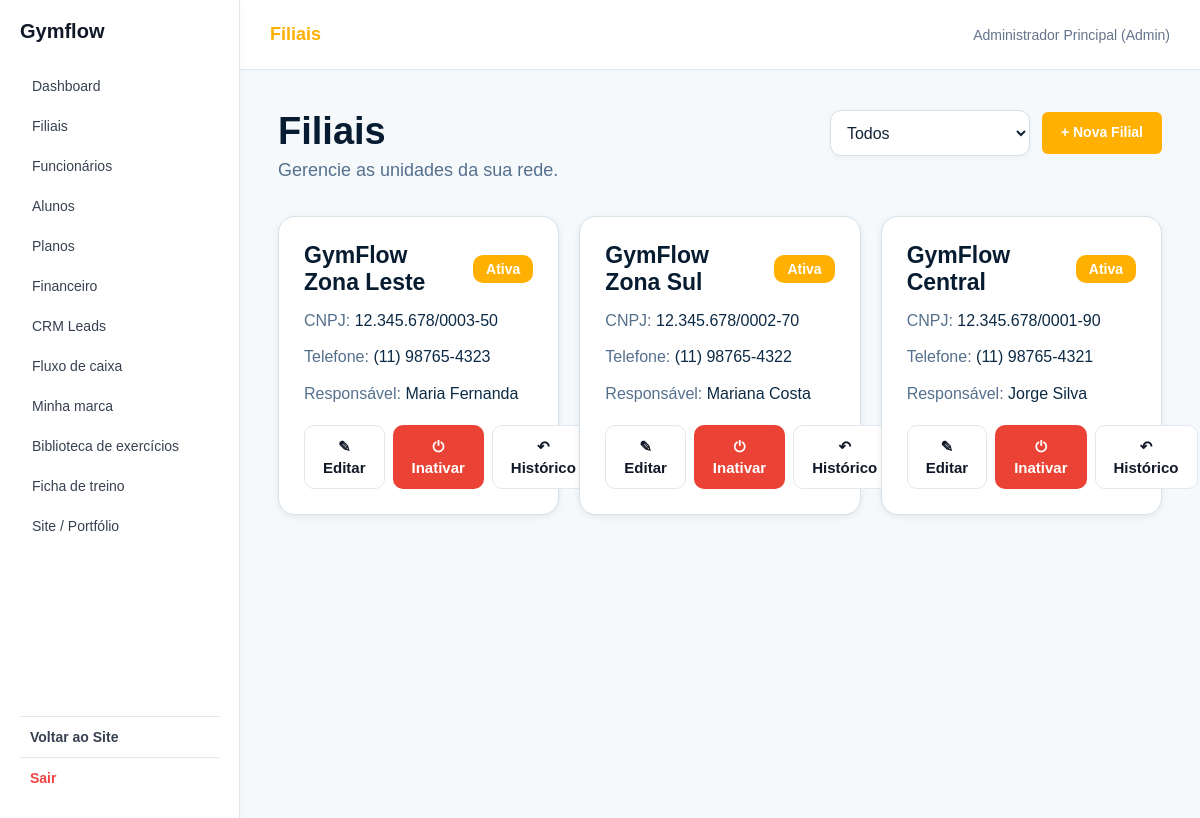
Before: /app/controllers/FilialController.php?acao=listar (signed in) with the older database file.
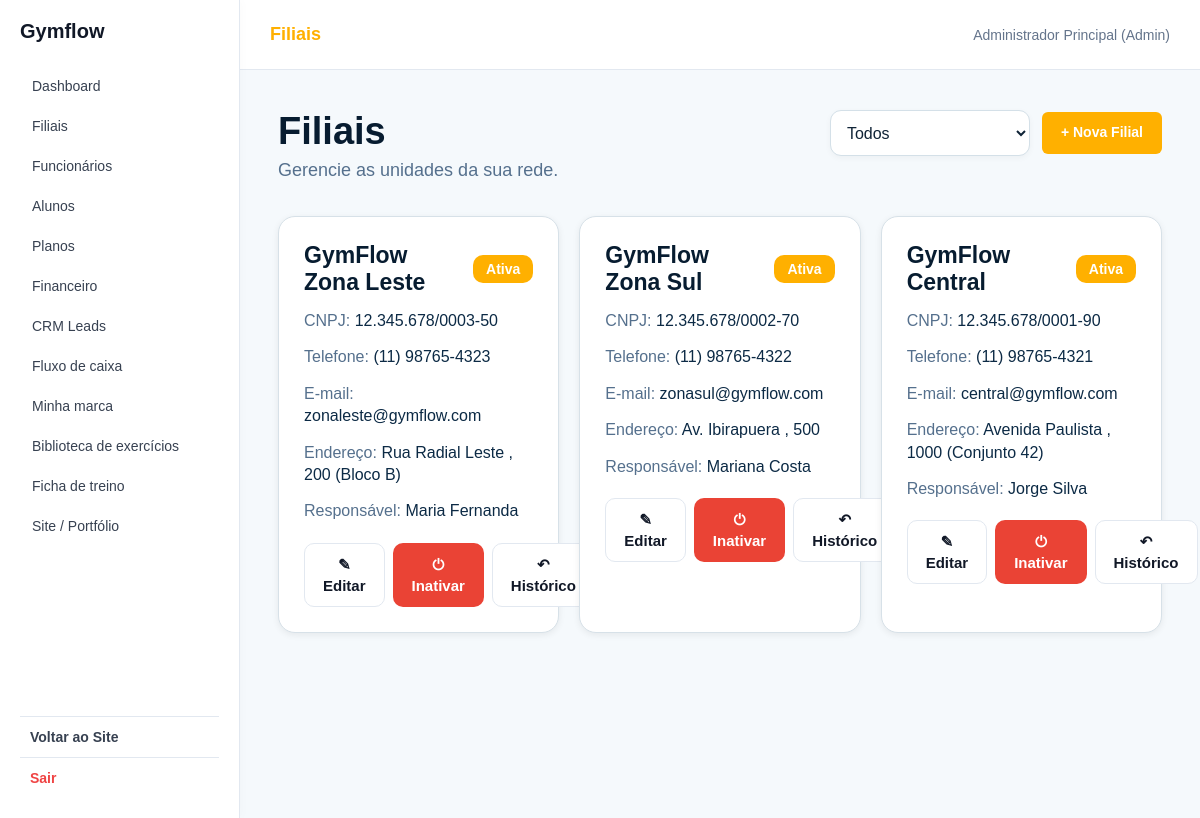
After: the same page with the newer database file.
### tables this page shows
CREATE TABLE filiais (
    id INT AUTO_INCREMENT PRIMARY KEY,
    company_id INT NOT NULL,
    nome VARCHAR(100) NOT NULL,
    cnpj VARCHAR(18) NOT NULL,
    telefone VARCHAR(15) NOT NULL,
    endereco TEXT NULL,
    numero VARCHAR(20) NULL,
    complemento VARCHAR(100) NULL,
    email VARCHAR(100) NULL,
    responsavel VARCHAR(100) NOT NULL,
    ativo BOOLEAN NOT NULL DEFAULT TRUE,
    latitude DECIMAL(10,8) DEFAULT NULL,
    longitude DECIMAL(11,8) DEFAULT NULL,
    CONSTRAINT uq_filiais_cnpj UNIQUE (company_id, cnpj),
    FOREIGN KEY (company_id) REFERENCES companies(id) ON DELETE CASCADE
);

### app/models/Filial.php (called while the page is built, shortened)
<?php
require_once __DIR__ . '/Database.php';
$operacao = $operacao ?? '';
$company_id = $_SESSION['company_id'] ?? 0;
if ($operacao === 'listar') {
    $statusFiltro = $statusFiltro ?? '';
    $sql = "SELECT * FROM filiais WHERE company_id = ?";
    $params = [$company_id];
    $sql .= " ORDER BY id DESC";
    $stmt = $pdo->prepare($sql);
    $stmt->execute($params);
    $filiais = $stmt->fetchAll();
}
 elseif ($operacao === 'buscar') {
    $id = (int) ($id ?? 0);
    $stmt = $pdo->prepare("SELECT * FROM filiais WHERE id = :id AND company_id = :company_id");
    $stmt->execute([':id' => $id, ':company_id' => $company_id]);
    $filial = $stmt->fetch() ?: null;
}

### app/views/filiais/index.php (the view, shortened to what this page needs)
<?php
$tituloPagina = "Filiais";
include __DIR__ . '/../shared/header.php';
include __DIR__ . '/../shared/sidebar.php';
?>
<link rel="stylesheet" href="<?= BASE_URL ?>/assets/css/jorge-financeiro.css">
<main class="filiais-page">
    <div class="filiais-topo">
        <div class="filiais-titulo">
            <h1>Filiais</h1>
            <p>Gerencie as unidades da sua rede.</p>
        </div>
        <div class="filiais-acoes" style="display: flex; gap: 12px; align-items: center;">
            <form
                method="GET"
                action="<?= BASE_URL ?>/app/controllers/FilialController.php">
                <select name="status" class="fin-select" onchange="this.form.submit()" style="padding: 8px 12px;">
                    <option value="" <?= $statusFiltro === '' ? 'selected' : '' ?>>
                        Todos
                    </option>
                </select>
            </form>
            <a
                class="fin-btn fin-btn-primary"
                href="<?= BASE_URL ?>/app/controllers/FilialController.php?acao=cadastrar">
                + Nova Filial
            </a>
        </div>
    </div>
    <div class="cards-container">
        <?php if (empty($filiais)): ?>
            <p class="filiais-vazio">
                Nenhuma filial encontrada no banco de dados.
            </p>
        <?php else: ?>
            <?php foreach ($filiais as $filial): ?>
                <div class="card-filial">
                    <div class="card-header">
                        <h2>
                            <?= htmlspecialchars($filial['nome']) ?>
                        </h2>
                        <span class="badge <?= $filial['ativo'] ? 'ativa' : 'inativa' ?>">
                            <?= $filial['ativo'] ? 'Ativa' : 'Inativa' ?>
                        </span>
                    </div>
                    <div class="card-body">
                        <p>
                            <span>CNPJ:</span>
                            <?= htmlspecialchars($filial['cnpj']) ?>
                        </p>
                        <p>
                            <span>Telefone:</span>
                            <?= htmlspecialchars($filial['telefone']) ?>
                        </p>
                        <?php if (!empty($filial['email'])): ?>
                            <p>
                                <span>E-mail:</span>
                                <?= htmlspecialchars($filial['email']) ?>
                            </p>
                        <?php endif; ?>
                        <?php if (!empty($filial['endereco'])): ?>
                            <p>
                                <span>Endereço:</span>
                                <?= htmlspecialchars($filial['endereco']) ?>
                                <?php if (!empty($filial['numero'])): ?>
                                    , <?= htmlspecialchars($filial['numero']) ?>
                                <?php endif; ?>
                                <?php if (!empty($filial['complemento'])): ?>
                                    (<?= htmlspecialchars($filial['complemento']) ?>)
                                <?php endif; ?>
                            </p>
                        <?php endif; ?>
                        <p>
                            <span>Responsável:</span>
                            <?= htmlspecialchars($filial['responsavel']) ?>
                        </p>
                    </div>
                    <div class="card-footer" style="display: flex; gap: 8px;">
                        <a
                            class="fin-btn fin-btn-secondary" style="flex: 1; text-align: center;"
                            href="<?= BASE_URL ?>/app/controllers/FilialController.php?acao=editar&id=<?= $filial['id'] ?>">
                            ✎ Editar
                        </a>
                        <a
                            href="<?= BASE_URL ?>/app/controllers/FilialController.php?acao=alternar_status&id=<?= $filial['id'] ?>"
                            class="fin-btn <?= $filial['ativo'] ? 'fin-btn-danger' : 'fin-btn-primary' ?>" style="flex: 1; text-align: center; <?= $filial['ativo'] ? 'background: #EA4335; color: white;' : '' ?>">
                            ⏻ <?= $filial['ativo'] ? 'Inativar' : 'Ativar' ?>
                        </a>
                        <a
                            href="#"
                            class="fin-btn fin-btn-secondary" style="flex: 1; text-align: center;">
                            ↶ Histórico
                        </a>
                    </div>
                </div>
            <?php endforeach; ?>
        <?php endif; ?>
    </div>
</main>
<?php include __DIR__ . '/../shared/footer.php'; ?>

### app/controllers/FilialController.php (shortened to what this page needs)
<?php
require_once __DIR__ . '/../../config/sessao.php';
$acao = $_GET['acao'] ?? 'listar';
if ($acao === 'listar') {
    $statusFiltro = $_GET['status'] ?? '';
    $operacao = 'listar';
    require __DIR__ . '/../models/Filial.php';
    require __DIR__ . '/../views/filiais/index.php';
}

### app/views/shared/header.php (shortened to what this page needs)
<?php
$titulo = $tituloPagina ?? 'Dashboard';
$usuario = $_SESSION['usuario_nome'] ?? 'Usuário';
$role = $_SESSION['usuario_role'] ?? 'Admin';
?>
<!DOCTYPE html>
<html lang="pt-BR">
<head>
    <link rel="stylesheet" href="<?= BASE_URL ?>/assets/css/global.css?v=<?= time() ?>">
    <link rel="stylesheet" href="<?= BASE_URL ?>/assets/css/layout.css?v=<?= time() ?>">
    <link rel="stylesheet" href="<?= BASE_URL ?>/assets/css/cadastros.css?v=<?= time() ?>">
</head>
<body>
    <header class="header">
        <div class="header-esquerda">
            <h1><?= htmlspecialchars($titulo) ?></h1>
        </div>
        <div class="header-direita">
            <span>
                <?= htmlspecialchars($usuario) ?>
                (<?= htmlspecialchars($role) ?>)
            </span>
        </div>
    </header>

### app/views/shared/sidebar.php
<?php
$nomePainel = $_SESSION['nome_painel'] ?? 'Gymflow';
$role = $_SESSION['usuario_role'] ?? 'Admin';
?>
<aside class="sidebar" id="appSidebar">
    <h1>
        <span><?= htmlspecialchars($nomePainel) ?></span>
    </h1>
    <nav>
        <ul>
            <?php if ($role === 'Aluno'): ?>
                <li><a href="<?= BASE_URL ?>/app/controllers/PortalAlunoController.php?acao=aluno"><span>Início</span></a></li>
                <li><a href="<?= BASE_URL ?>/app/controllers/PortalAlunoController.php?acao=treinos"><span>Treinos</span></a></li>
                <li><a href="<?= BASE_URL ?>/app/controllers/PortalAlunoController.php?acao=faturas"><span>Faturas</span></a></li>
                <li><a href="<?= BASE_URL ?>/app/controllers/PortalAlunoController.php?acao=contratos"><span>Contratos</span></a></li>
            <?php else: ?>
                <li><a href="<?= BASE_URL ?>/app/controllers/DashboardController.php"><span>Dashboard</span></a></li>
                <?php if ($role === 'Admin'): ?>
                    <li><a href="<?= BASE_URL ?>/app/controllers/FilialController.php?acao=listar"><span>Filiais</span></a></li>
                    <li><a href="<?= BASE_URL ?>/app/controllers/FuncionarioController.php?acao=listar"><span>Funcionários</span></a></li>
                <?php endif; ?>
                <?php if (in_array($role, ['Admin', 'Recepcao'])): ?>
                    <li><a href="<?= BASE_URL ?>/app/controllers/AlunoController.php?acao=listar"><span>Alunos</span></a></li>
                    <li><a href="<?= BASE_URL ?>/app/controllers/PlanoController.php?acao=listar"><span>Planos</span></a></li>
                    <li><a href="<?= BASE_URL ?>/app/controllers/FinanceiroController.php"><span>Financeiro</span></a></li>
                    <li><a href="<?= BASE_URL ?>/app/controllers/CrmController.php"><span>CRM Leads</span></a></li>
                    <li><a href="<?= BASE_URL ?>/app/controllers/FluxoCaixaController.php"><span>Fluxo de caixa</span></a></li>
                <?php endif; ?>
                <?php if ($role === 'Admin'): ?>
                    <li><a href="<?= BASE_URL ?>/app/controllers/MinhaMarcaController.php"><span>Minha marca</span></a></li>
                <?php endif; ?>
                <?php if (in_array($role, ['Admin', 'Professor'])): ?>
                    <li><a href="<?= BASE_URL ?>/app/controllers/ExercicioController.php"><span>Biblioteca de exercícios</span></a></li>
                    <li><a href="<?= BASE_URL ?>/app/controllers/TreinoController.php"><span>Ficha de treino</span></a></li>
                <?php endif; ?>
                <?php if ($role === 'Admin'): ?>
                    <li><a href="<?= BASE_URL ?>/app/controllers/PortfolioController.php"><span>Site / Portfólio</span></a></li>
                <?php endif; ?>
            <?php endif; ?>
        </ul>
    </nav>
    <a class="sair" href="<?= BASE_URL ?>/" style="margin-top: auto; border-top: 1px solid #e2e8f0; color: #374151;">
        <span>Voltar ao Site</span>
    </a>
    <a class="sair" href="<?= BASE_URL ?>/app/controllers/LoginController.php?acao=logout" style="margin-top: 0;">
        <span>Sair</span>
    </a>
</aside>

### assets/css/global.css (style rules this page uses)
:root { --cor-primaria: #10b981; --cor-primaria-hover: #059669; --cor-fundo: #ffffff; --cor-branca: #ffffff; --cor-texto: #111827; --cor-texto-secundario: #64748b; --cor-borda: #e2e8f0; --cor-sucesso: #10b981; --cor-aviso: #f59e0b; --cor-perigo: #ef4444; }
* { box-sizing: border-box; }
body { margin: 0; min-height: 100vh; font-family: Arial, Helvetica, sans-serif; font-size: 15px; background-color: white; color: var(--cor-texto); }
h1, h2, h3, h4 { margin-top: 0; color: var(--cor-texto); }
h1 { font-size: 28px; }
h2 { font-size: 22px; }
p { line-height: 1.5; }
a { color: var(--cor-primaria); text-decoration: none; }
input, select, textarea { width: 100%; padding: 10px; font-family: inherit; font-size: 14px; color: var(--cor-texto); background-color: var(--cor-branca); border: 1px solid var(--cor-borda); border-radius: 6px; }

### assets/css/layout.css (style rules this page uses)
main, .conteudo, .main-content { padding: 25px 30px; box-sizing: border-box; }
.sidebar { position: fixed; top: 0; left: 0; width: 240px; height: 100%; padding: 20px; box-sizing: border-box; background-color: #ffffff; border-right: 1px solid #e2e8f0; display: flex; flex-direction: column; z-index: 1000; transition: transform 0.3s ease; overflow-x: hidden; box-shadow: 2px 0 10px rgba(0,0,0,0.02); }
.sidebar h1, .sidebar h2 { margin: 0 0 25px 0; font-size: 20px; font-weight: bold; color: #111827; display: flex; align-items: center; gap: 15px; }
.sidebar nav { flex: 1; overflow-y: auto; overflow-x: hidden; }
.sidebar ul { list-style: none; margin: 0; padding: 0; }
.sidebar li { margin-bottom: 4px; }
.sidebar nav a { display: flex; align-items: center; gap: 15px; padding: 10px 12px; border-radius: 8px; color: #374151; text-decoration: none; font-size: 14px; font-weight: 500; transition: background-color 0.2s ease, color 0.2s ease; }
.sidebar .sair { display: flex; align-items: center; gap: 15px; margin-top: auto; padding: 12px 10px; border-top: 1px solid #e2e8f0; color: #ef4444; text-decoration: none; font-size: 14px; font-weight: 600; transition: background-color 0.2s ease, color 0.2s ease; }
.header { height: 70px; padding: 0 30px; background-color: #ffffff; border-bottom: 1px solid #e2e8f0; display: flex; align-items: center; justify-content: space-between; box-sizing: border-box; }
.header-esquerda { display: flex; align-items: center; gap: 20px; }
.header-esquerda h1 { margin: 0; font-size: 18px; font-weight: 600; color: #111827; }
.header-direita { display: flex; align-items: center; gap: 20px; }
.header-direita span { font-size: 14px; color: #64748b; }

### assets/css/jorge-financeiro.css (style rules this page uses)
:root { --fin-primary: #10b981; --fin-primary-dark: #059669; --fin-primary-light: #ecfdf5; --fin-primary-border: #a7f3d0; --fin-danger: #ef4444; --fin-danger-dark: #dc2626; --fin-danger-light: #fef2f2; --fin-danger-border: #fecaca; --fin-warning: #f59e0b; --fin-warning-dark: #d97706; --fin-warning-light: #fffbeb; --fin-warning-border: #fde68a; --fin-info: #0284c7; --fin-info-dark: #0369a1; --fin-info-light: #f0f9ff; --fin-info-border: #bae6fd; --fin-purple: #8b5cf6; --fin-purple-dark: #7c3aed; --fin-purple-light: #f5f3ff; --fin-purple-border: #ddd6fe; --fin-bg-card: #ffffff; --fin-bg-main: #f8fafc; --fin-border-color: #e2e8f0; --fin-border-light: #f1f5f9; --fin-text-main: #111827; --fin-text-muted: #64748b; --fin-text-light: #94a3b8; --fin-radius-sm: 6px; --fin-radius-md: 10px; --fin-radius-lg: 14px; --fin-radius-full: 9999px; --fin-shadow-sm: 0 1px 2px 0 rgba(0, 0, 0, 0.05); --fin-shadow-md: 0 4px 6px -1px rgba(0, 0, 0, 0.07), 0 2px 4px -2px rgba(0, 0, 0, 0.05); --fin-shadow-lg: 0 10px 15px -3px rgba(0, 0, 0, 0.08), 0 4px 6px -4px rgba(0, 0, 0, 0.04); --fin-transition: all 0.2s cubic-bezier(0.4, 0, 0.2, 1); }
.fin-btn { display: inline-flex; align-items: center; justify-content: center; gap: 8px; padding: 10px 18px; font-size: 14px; font-weight: 600; border-radius: var(--fin-radius-sm); border: 1px solid transparent; cursor: pointer; text-decoration: none; transition: var(--fin-transition); line-height: 1.4; }
.fin-btn-primary { background-color: var(--fin-primary); color: #ffffff !important; }
.fin-btn-secondary { background-color: #ffffff; color: var(--fin-text-main) !important; border-color: var(--fin-border-color); }
.fin-btn-danger { background-color: var(--fin-danger); color: #ffffff !important; }

Changed rows visible on the page:
changed filiais "GymFlow Zona Leste": email (not shown) → "zonaleste@gymflow.com"; endereco (not shown) → "Rua Radial Leste"; numero (not shown) → "200"; complemento (not shown) → "Bloco B"
changed filiais "GymFlow Zona Sul": email (not shown) → "zonasul@gymflow.com"; endereco (not shown) → "Av. Ibirapuera"; numero (not shown) → "500"
changed filiais "GymFlow Central": email (not shown) → "central@gymflow.com"; endereco (not shown) → "Avenida Paulista"; numero (not shown) → "1000"; complemento (not shown) → "Conjunto 42"
